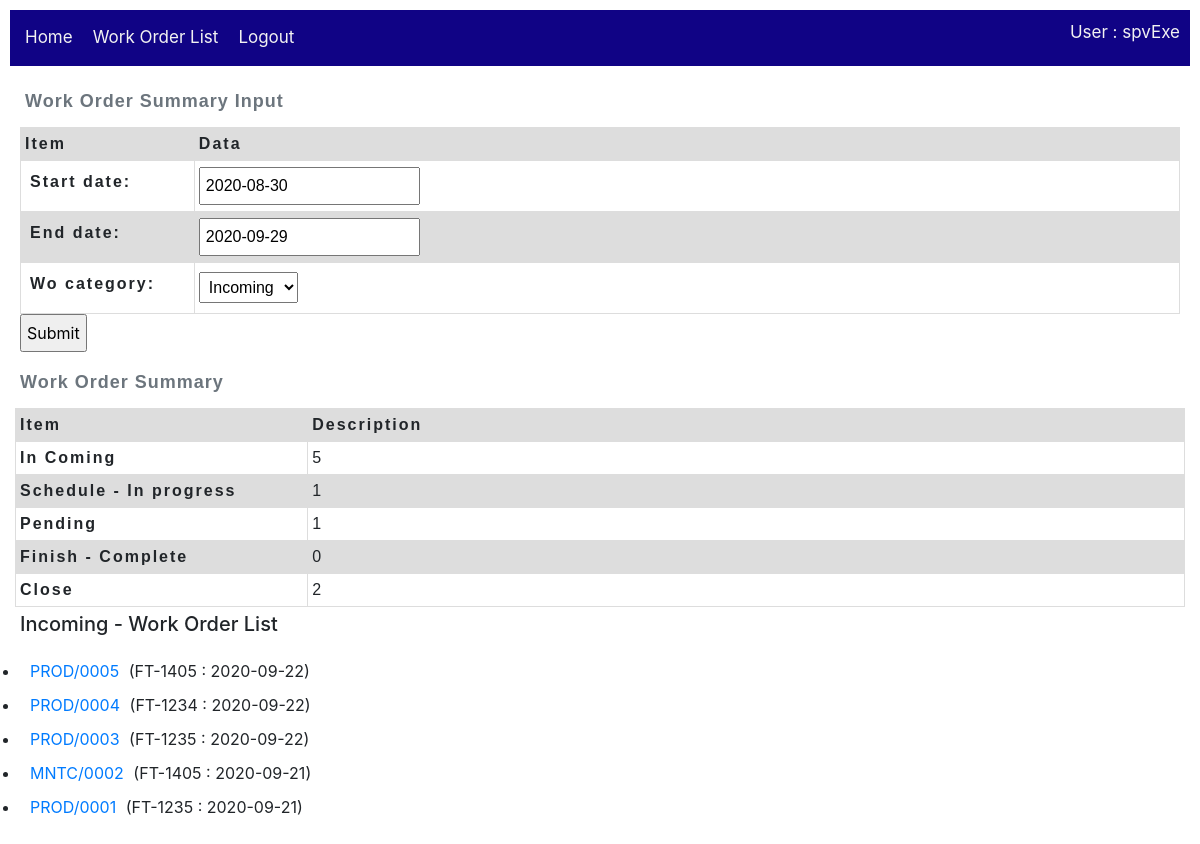
The page /workOrder/work_order/summary/ (signed in) on the database its author committed.
### workOrder/models.py (models this page shows, shortened)
class Work_order(models.Model):
    wo_number = models.CharField(max_length=20, null=True)
    tagnumber = models.CharField(max_length=50, null=True, help_text='Enter tagnumber(eg. FT-1405)')
    problem = models.TextField(max_length=1000, null=True)
    originator = models.ForeignKey(User,
        on_delete=models.SET_NULL,
        null=True)
    dest_section = models.ForeignKey(Section,
        on_delete=models.SET_NULL,
        null=True)
    date_open = models.DateField()
    date_finish = models.DateField(null=True)
    status = models.ForeignKey(Action,
        on_delete=models.SET_NULL,
        null=True)
    priority = models.ForeignKey(Wo_priority,
        on_delete=models.SET_NULL,
        null=True)
    current_user_id = models.IntegerField(null=True)
    executor_user_id = models.IntegerField(null=True)
    class Meta:
        ordering = ['originator','status','wo_number']
    def get_absolute_url(self):
        return reverse('workOrder:work_order-detail', args=[str(self.id)])

### workOrder/views.py (the view)
# urls.py: path('work_order/summary/', views.WoSummaryReportView.as_view(), name='work_order-summary'),
class WoSummaryReportView(FormView):
    template_name = 'workOrder/WoSummaryReport_form.html'
    form_class = WoSummaryReportForm
    success_url = '/workOrder/work_order/summary/'
    def get_initial(self):
        initial = super(WoSummaryReportView, self).get_initial()
        end_date = datetime.date.today()
        start_date = end_date - datetime.timedelta(days=30)
        wo_category ='Incoming'
        initial['start_date'] = self.request.GET.get("start_date",start_date)
        initial['end_date'] = self.request.GET.get("end_date",end_date)
        initial['wo_category'] = self.request.GET.get("wo_category",wo_category)
        return initial
    def get_context_data(self, **kwargs):
        context = super().get_context_data(**kwargs)
        PENDING_STATUSES = []
        for act in CategoryAction.objects.get(name='Pending').actions.all():
            PENDING_STATUSES.append(act)
        SCHEDULE_STATUSES = []
        for act in CategoryAction.objects.get(name='Schedule').actions.all():
            SCHEDULE_STATUSES.append(act)
        FINISH_STATUSES = []
        for act in CategoryAction.objects.get(name='Finish').actions.all():
            FINISH_STATUSES.append(act)
        CLOSE_STATUSES = []
        for act in CategoryAction.objects.get(name='Close').actions.all():
            CLOSE_STATUSES.append(act)
        frm = context.get('form')
        end_date = frm['end_date'].value()
        start_date = frm['start_date'].value()
        wo_category = frm['wo_category'].value()
        SUMMARY_LIST =['MGR_EXE','SPTD_EXE','SPV_EXE']
        allowSummary = False
        for g in self.request.user.groups.all():
            if g.name in SUMMARY_LIST:
                allowSummary = True
        context['allowSummary'] = allowSummary
        woList = Work_order.objects.all().filter(date_open__range=[start_date, end_date])
        if not allowSummary:
            userProfile = Profile.objects.get(user=self.request.user)
            userSection = Section.objects.get(id=userProfile.section.id)
            userDept = Department.objects.get(id=userSection.department.id)
            woList = woList.filter(wo_number__icontains = userDept.initial)
        if wo_category == 'Schedule':#schedule
            woList = woList.filter(status__in=SCHEDULE_STATUSES)
            caption = 'Schedule - Work Order List'
        elif wo_category == 'Finish':#FINISH_LIST
            woList = woList.filter(status__in=FINISH_STATUSES)
            caption = 'Finish - Work Order List'
        elif wo_category == 'Pending':#PENDING_LIST
            woList = woList.filter(status__in=PENDING_STATUSES)
            caption = 'Pending - Work Order List'
        elif wo_category == 'Close':#close
            woList = woList.filter(status__in=CLOSE_STATUSES)
            caption = 'Close - Work Order List'
        else:
            woList = woList
            caption = 'Incoming - Work Order List'
        context['wo_list'] = woList.order_by('-pk')
        woOpen = woList.count()
        context['caption'] = caption
        context['woOpen'] = woOpen
        woList = Work_order.objects.all().filter(date_open__range=[start_date, end_date])
        woClose = woList.filter(status__in=CLOSE_STATUSES).count()
        context['woClose'] = woClose
        woPending = woList.filter(status__in=PENDING_STATUSES).count()
        context['woPending'] = woPending
        woFinishComplete = woList.filter(status__in=FINISH_STATUSES).count()
        context['woFinishComplete'] = woFinishComplete
        woInprogress = woList.filter(status__in=SCHEDULE_STATUSES).count()
        context['woInprogress'] = woInprogress
        return context

### workOrder/forms.py (shortened to what this page needs)
class WoSummaryReportForm(forms.Form):
   catDict = {}
   for cat in CategoryAction.objects.all():
      catDict[cat.name] = cat.name
   catDict['Incoming'] = 'Incoming'
   catlist = list(catDict.items())
   start_date = forms.DateField(widget=DateInput())
   end_date = forms.DateField(widget=DateInput())
   wo_category = forms.CharField(widget=Select(choices=catlist))
   class Meta:
      template_name = 'workOrder/WoSummaryReport_form.html'

### workOrder/templates/workOrder/WoSummaryReport_form.html (shortened to what this page needs)
{% extends "base_workOrder.html" %}
{% block content %}
    <form action="" method="get">
        <table class="WoForm">
            <caption>Work Order Summary Input</caption>
            <thead>
                <tr>
                <th scope="col">Item</th>
                <th scope="col">Data</th>
                </tr>
            </thead>
            <tbody>
                {{ form.as_table }}
            </tbody>
        </table>
        <input type="submit" value="Submit">
    </form>
    <table class="WoSummary">
        <caption>Work Order Summary</caption>
        <thead>
            <tr>
                <th scope="col">Item</th>
                <th scope="col">Description</th>
            </tr>
        </thead>
        <tbody>
            <tr>
                <th scope="row">In Coming</th>
                <td>{{ woOpen }}</td>
            </tr>
            <tr>
                <th scope="row">Schedule - In progress</th>
                <td>{{ woInprogress }}</td>
            </tr>
            <tr>
                <th scope="row">Pending</th>
                <td>{{ woPending }}</td>
            </tr>
            <tr>
                <th scope="row">Finish - Complete</th>
                <td>{{ woFinishComplete }}</td>
            </tr>
            <tr>
                <th scope="row">Close</th>
                <td>{{ woClose }}</td>
            </tr>
        </tbody>
    </table>
    <h5 id="woListTitle">{{caption}}</h5>
    <ul>
        {% for work_order in wo_list %}
          <li>
            <a href="{{ work_order.get_absolute_url }}">{{ work_order.wo_number }}</a>
                ({{work_order.tagnumber}} : {{work_order.date_open}})
          </li>
        {% endfor %}
    </ul>
{% endblock %}

### workOrder/templates/base_workOrder.html (shortened to what this page needs)
<!DOCTYPE html>
<html lang="en">
    <head>
        <link rel="stylesheet" href="https://stackpath.bootstrapcdn.com/bootstrap/4.1.3/css/bootstrap.min.css">
        <link rel="stylesheet" href="http://code.jquery.com/ui/1.11.0/themes/smoothness/jquery-ui.css">
        {% load static %}
        <link rel="stylesheet" href="{% static 'css/styles.css' %}">
    </head>
    <body>
        <div class="topnav">
            <ul>
                <li><a href="{% url 'home-cmms' %}">Home</a></li>
                {% if user.is_authenticated %}
                    <li><a href="{% url 'workOrder:work_orders'%}">Work Order List</a></li>
                    <li><a href="{% url 'logout'%}?next={{request.path}}">Logout</a></li>
                {% else %}
                    <li><a href="{% url 'login'%}?next={{request.path}}">Login</a></li>
                {% endif %}
                {% if user.is_authenticated %}
                    <li style="float: right;">User : {{ user.get_username }}</li>
                {% endif %}
            </ul>
        </div>
        <div>{% block content %}{% endblock %}</div>
    </body>
</html>

### workOrder/static/css/styles.css (style rules this page uses)
* { padding: 5px; }
.topnav { overflow: hidden; background-color: rgb(16, 3, 133); }
.topnav ul { list-style-type: none; margin: 0; padding: 0; overflow: hidden; background-color: rgb(16, 3, 133); }
.topnav ul li { float: left; color: #f2f2f2; text-align: center; padding: 5px; text-decoration: none; font-size: 17px; }
.topnav ul li a { float: left; color: #f2f2f2; text-align: center; padding: 5px; text-decoration: none; font-size: 17px; }
* { box-sizing: border-box; }
table { table-layout: fixed; width: 100%; border-collapse: collapse; }
caption { font-family: sans-serif; font-size: 18px; font-weight: bold; caption-side: top; text-align: left; letter-spacing: 1px; }
td, th { border: 1px solid #dddddd; text-align: left; padding: 4px; }
th { letter-spacing: 2px; }
td { letter-spacing: 1px; }
thead th { background-color: #dddddd; }
tr:nth-child(even) { background-color: #dddddd; }
table.WoSummary { font-family: arial, sans-serif; }
table.WoSummary thead th:nth-child(1) { width: 25%; }
table.WoForm { font-family: arial, sans-serif; }
table.WoForm thead th:nth-child(1) { width: 15%; }

### rows shown on the page
Work_order: wo_number "PROD/0005", tagnumber "FT-1405", date_open "2020-09-22"
Work_order: wo_number "PROD/0004", tagnumber "FT-1234", date_open "2020-09-22"
Work_order: wo_number "PROD/0003", tagnumber "FT-1235", date_open "2020-09-22"
Work_order: wo_number "MNTC/0002", tagnumber "FT-1405", date_open "2020-09-21"
Work_order: wo_number "PROD/0001", tagnumber "FT-1235", date_open "2020-09-21"

### other values the page prints
{{ user.get_username }} "spvExe"
{{ woOpen }} "5"
{{ woInprogress }} "1"
{{ woPending }} "1"
{{ woFinishComplete }} "0"
{{ woClose }} "2"
{{ caption }} "Incoming - Work Order List"
